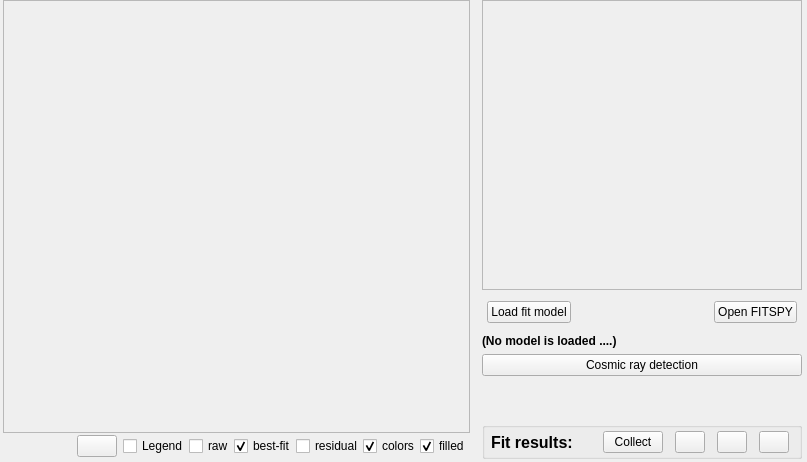
          <widget class="QFrame" name="upper_frame">
           <layout class="QHBoxLayout" name="horizontalLayout_27">
            <property name="leftMargin">
             <number>3</number>
            </property>
            <property name="topMargin">
             <number>0</number>
            </property>
            <property name="rightMargin">
             <number>3</number>
            </property>
            <property name="bottomMargin">
             <number>3</number>
            </property>
            <item>
             <layout class="QHBoxLayout" name="Upper_zone" stretch="75,0">
              <property name="spacing">
               <number>0</number>
              </property>
              <item>
               <layout class="QVBoxLayout" name="verticalLayout_26" stretch="75,25">
                <property name="leftMargin">
                 <number>0</number>
                </property>
                <property name="rightMargin">
                 <number>10</number>
                </property>
                <item>
                 <widget class="QFrame" name="spectre_view_frame_">
                  <property name="frameShape">
                   <enum>QFrame::StyledPanel</enum>
                  </property>
                  <property name="frameShadow">
                   <enum>QFrame::Raised</enum>
                  </property>
                  <layout class="QVBoxLayout" name="verticalLayout_16">
                   <property name="leftMargin">
                    <number>0</number>
                   </property>
                   <property name="topMargin">
                    <number>0</number>
                   </property>
                   <property name="rightMargin">
                    <number>0</number>
                   </property>
                   <property name="bottomMargin">
                    <number>0</number>
                   </property>
                   <item>
                    <layout class="QVBoxLayout" name="spectre_view_frame">
                     <property name="spacing">
                      <number>6</number>
                     </property>
                    </layout>
                   </item>
                  </layout>
                 </widget>
                </item>
                <item>
                 <layout class="QHBoxLayout" name="bottom_frame" stretch="50,25,0,2,0,0,0,0,0,0">
                  <property name="sizeConstraint">
                   <enum>QLayout::SetMaximumSize</enum>
                  </property>
                  <property name="leftMargin">
                   <number>0</number>
                  </property>
                  <property name="topMargin">
                   <number>2</number>
                  </property>
                  <property name="bottomMargin">
                   <number>2</number>
                  </property>
                  <item>
                   <layout class="QHBoxLayout" name="toolbar_frame"/>
                  </item>
                  <item>
                   <spacer name="horizontalSpacer_7">
                    <property name="orientation">
                     <enum>Qt::Horizontal</enum>
                    </property>
                    <property name="sizeHint" stdset="0">
                     <size>
                      <width>40</width>
                      <height>20</height>
                     </size>
                    </property>
                   </spacer>
                  </item>
                  <item>
                   <widget class="QPushButton" name="btn_copy_fig">
                    <property name="toolTip">
                     <string>Copy Figure to clipboard</string>
                    </property>
                    <property name="text">
                     <string/>
                    </property>
                    <property name="icon">
                     <iconset resource="resources_new.qrc">
                      <normaloff>:/icon/iconpack/copy.png</normaloff>:/icon/iconpack/copy.png</iconset>
                    </property>
                    <property name="iconSize">
                     <size>
                      <width>24</width>
                      <height>24</height>
                     </size>
                    </property>
                   </widget>
                  </item>
                  <item>
                   <spacer name="horizontalSpacer_8">
                    <property name="orientation">
                     <enum>Qt::Horizontal</enum>
                    </property>
                    <property name="sizeHint" stdset="0">
                     <size>
                      <width>40</width>
                      <height>20</height>
                     </size>
                    </property>
                   </spacer>
                  </item>
                  <item>
                   <widget class="QCheckBox" name="cb_legend">
                    <property name="enabled">
                     <bool>true</bool>
                    </property>
                    <property name="toolTip">
                     <string>To display or remove the legend of the plot</string>
                    </property>
                    <property name="text">
                     <string>Legend</string>
                    </property>
                    <property name="checked">
                     <bool>false</bool>
                    </property>
                   </widget>
                  </item>
                  <item>
                   <widget class="QCheckBox" name="cb_raw">
                    <property name="text">
                     <string>raw</string>
                    </property>
                    <property name="checked">
                     <bool>false</bool>
                    </property>
                   </widget>
                  </item>
                  <item>
                   <widget class="QCheckBox" name="cb_bestfit">
                    <property name="text">
                     <string>best-fit</string>
                    </property>
                    <property name="checked">
                     <bool>true</bool>
                    </property>
                   </widget>
                  </item>
                  <item>
                   <widget class="QCheckBox" name="cb_residual">
                    <property name="text">
                     <string>residual</string>
                    </property>
                    <property name="checked">
                     <bool>false</bool>
                    </property>
                   </widget>
                  </item>
                  <item>
                   <widget class="QCheckBox" name="cb_colors">
                    <property name="text">
                     <string>colors</string>
                    </property>
                    <property name="checked">
                     <bool>true</bool>
                    </property>
                   </widget>
                  </item>
                  <item>
                   <widget class="QCheckBox" name="cb_filled">
                    <property name="text">
                     <string>filled</string>
                    </property>
                    <property name="checked">
                     <bool>true</bool>
                    </property>
                   </widget>
                  </item>
                 </layout>
                </item>
               </layout>
              </item>
              <item>
               <widget class="QWidget" name="widget_7" native="true">
                <property name="sizePolicy">
                 <sizepolicy hsizetype="Fixed" vsizetype="Preferred">
                  <horstretch>0</horstretch>
                  <verstretch>0</verstretch>
                 </sizepolicy>
                </property>
                <property name="minimumSize">
                 <size>
                  <width>300</width>
                  <height>0</height>
                 </size>
                </property>
                <layout class="QVBoxLayout" name="verticalLayout_13">
                 <property name="leftMargin">
                  <number>2</number>
                 </property>
                 <property name="topMargin">
                  <number>0</number>
                 </property>
                 <property name="rightMargin">
                  <number>2</number>
                 </property>
                 <property name="bottomMargin">
                  <number>0</number>
                 </property>
                 <item>
                  <widget class="QFrame" name="wafer_plot">
                   <property name="sizePolicy">
                    <sizepolicy hsizetype="Fixed" vsizetype="Fixed">
                     <horstretch>0</horstretch>
                     <verstretch>0</verstretch>
                    </sizepolicy>
                   </property>
                   <property name="minimumSize">
                    <size>
                     <width>320</width>
                     <height>290</height>
                    </size>
                   </property>
                   <property name="maximumSize">
                    <size>
                     <width>320</width>
                     <height>290</height>
                    </size>
                   </property>
                   <property name="frameShape">
                    <enum>QFrame::StyledPanel</enum>
                   </property>
                   <property name="frameShadow">
                    <enum>QFrame::Raised</enum>
                   </property>
                   <layout class="QVBoxLayout" name="verticalLayout_7">
                    <property name="spacing">
                     <number>0</number>
                    </property>
                    <property name="leftMargin">
                     <number>5</number>
                    </property>
                    <property name="topMargin">
                     <number>5</number>
                    </property>
                    <property name="rightMargin">
                     <number>5</number>
                    </property>
                    <property name="bottomMargin">
                     <number>5</number>
                    </property>
                   </layout>
                  </widget>
                 </item>
                 <item>
                  <layout class="QHBoxLayout" name="horizontalLayout_52">
                   <property name="spacing">
                    <number>0</number>
                   </property>
                   <property name="leftMargin">
                    <number>5</number>
                   </property>
                   <property name="topMargin">
                    <number>5</number>
                   </property>
                   <property name="rightMargin">
                    <number>5</number>
                   </property>
                   <property name="bottomMargin">
                    <number>5</number>
                   </property>
                   <item>
                    <widget class="QPushButton" name="btn_load_model">
                     <property name="toolTip">
                      <string>Load a fit model to perform spectra fitting</string>
                     </property>
                     <property name="text">
                      <string>Load fit model</string>
                     </property>
                    </widget>
                   </item>
                   <item>
                    <spacer name="horizontalSpacer_6">
                     <property name="orientation">
                      <enum>Qt::Horizontal</enum>
                     </property>
                     <property name="sizeHint" stdset="0">
                      <size>
                       <width>40</width>
                       <height>20</height>
                      </size>
                     </property>
                    </spacer>
                   </item>
                   <item>
                    <widget class="QPushButton" name="btn_open_fitspy">
                     <property name="text">
                      <string>Open FITSPY</string>
                     </property>
                    </widget>
                   </item>
                  </layout>
                 </item>
                 <item>
                  <widget class="QLabel" name="lb_loaded_model">
                   <property name="maximumSize">
                    <size>
                     <width>280</width>
                     <height>16777215</height>
                    </size>
                   </property>
                   <property name="font">
                    <font>
                     <family>Arial</family>
                     <weight>75</weight>
                     <italic>false</italic>
                     <bold>true</bold>
                    </font>
                   </property>
                   <property name="text">
                    <string>(No model is loaded ....)</string>
                   </property>
                   <property name="wordWrap">
                    <bool>true</bool>
                   </property>
                   <property name="margin">
                    <number>0</number>
                   </property>
                   <property name="textInteractionFlags">
                    <set>Qt::TextSelectableByMouse</set>
                   </property>
                  </widget>
                 </item>
                 <item>
                  <widget class="QPushButton" name="btn_cosmis_ray">
                   <property name="text">
                    <string>Cosmic ray detection</string>
                   </property>
                  </widget>
                 </item>
                 <item>
                  <spacer name="spacer">
                   <property name="orientation">
                    <enum>Qt::Vertical</enum>
                   </property>
                   <property name="sizeHint" stdset="0">
                    <size>
                     <width>20</width>
                     <height>40</height>
                    </size>
                   </property>
                  </spacer>
                 </item>
                 <item>
                  <widget class="QGroupBox" name="groupBox_3">
                   <property name="title">
                    <string/>
                   </property>
                   <layout class="QHBoxLayout" name="horizontalLayout_36">
                    <property name="spacing">
                     <number>9</number>
                    </property>
                    <property name="leftMargin">
                     <number>3</number>
                    </property>
                    <property name="topMargin">
                     <number>3</number>
                    </property>
                    <property name="rightMargin">
                     <number>3</number>
                    </property>
                    <property name="bottomMargin">
                     <number>3</number>
                    </property>
                    <item>
                     <widget class="QLabel" name="label_38">
                      <property name="maximumSize">
                       <size>
                        <width>100</width>
                        <height>16777215</height>
                       </size>
                      </property>
                      <property name="font">
                       <font>
                        <pointsize>12</pointsize>
                        <weight>75</weight>
                        <bold>true</bold>
                       </font>
                      </property>
                      <property name="text">
                       <string>Fit results:</string>
                      </property>
                     </widget>
                    </item>
                    <item>
                     <widget class="QPushButton" name="btn_collect_results">
                      <property name="sizePolicy">
                       <sizepolicy hsizetype="Fixed" vsizetype="Fixed">
                        <horstretch>0</horstretch>
                        <verstretch>0</verstretch>
                       </sizepolicy>
                      </property>
                      <property name="minimumSize">
                       <size>
                        <width>60</width>
                        <height>22</height>
                       </size>
                      </property>
                      <property name="maximumSize">
                       <size>
                        <width>60</width>
                        <height>40</height>
                       </size>
                      </property>
                      <property name="toolTip">
                       <string>To gather all the best-fit results for visualization</string>
                      </property>
                      <property name="text">
                       <string>Collect</string>
                      </property>
                      <property name="iconSize">
                       <size>
                        <width>16</width>
                        <height>22</height>
                       </size>
                      </property>
                     </widget>
                    </item>
                    <item>
                     <widget class="QPushButton" name="btn_open_fit_results">
                      <property name="sizePolicy">
                       <sizepolicy hsizetype="Maximum" vsizetype="Fixed">
                        <horstretch>0</horstretch>
                        <verstretch>0</verstretch>
                       </sizepolicy>
                      </property>
                      <property name="maximumSize">
                       <size>
                        <width>30</width>
                        <height>16777215</height>
                       </size>
                      </property>
                      <property name="toolTip">
                       <string>Open fit results (format Excel)</string>
                      </property>
                      <property name="text">
                       <string/>
                      </property>
                      <property name="icon">
                       <iconset resource="resources_new.qrc">
                        <normaloff>:/icon/iconpack/icons8-documents-folder-96.png</normaloff>:/icon/iconpack/icons8-documents-folder-96.png</iconset>
                      </property>
                      <property name="iconSize">
                       <size>
                        <width>22</width>
                        <height>22</height>
                       </size>
                      </property>
                     </widget>
                    </item>
                    <item>
                     <widget class="QPushButton" name="btn_view_df_2">
                      <property name="sizePolicy">
                       <sizepolicy hsizetype="Fixed" vsizetype="Fixed">
                        <horstretch>0</horstretch>
                        <verstretch>0</verstretch>
                       </sizepolicy>
                      </property>
                      <property name="minimumSize">
                       <size>
                        <width>30</width>
                        <height>0</height>
                       </size>
                      </property>
                      <property name="maximumSize">
                       <size>
                        <width>30</width>
                        <height>16777215</height>
                       </size>
                      </property>
                      <property name="toolTip">
                       <string>View collected / current fit results</string>
                      </property>
                      <property name="text">
                       <string/>
                      </property>
                      <property name="icon">
                       <iconset resource="resources_new.qrc">
                        <normaloff>:/icon/iconpack/view.png</normaloff>:/icon/iconpack/view.png</iconset>
                      </property>
                      <property name="iconSize">
                       <size>
                        <width>22</width>
                        <height>22</height>
                       </size>
                      </property>
                     </widget>
                    </item>
                    <item>
                     <widget class="QPushButton" name="btn_save_fit_results">
                      <property name="sizePolicy">
                       <sizepolicy hsizetype="Fixed" vsizetype="Fixed">
                        <horstretch>0</horstretch>
                        <verstretch>0</verstretch>
                       </sizepolicy>
                      </property>
                      <property name="minimumSize">
                       <size>
                        <width>30</width>
                        <height>0</height>
                       </size>
                      </property>
                      <property name="maximumSize">
                       <size>
                        <width>30</width>
                        <height>16777215</height>
                       </size>
                      </property>
                      <property name="toolTip">
                       <string>Save all fit results in an Excel file</string>
                      </property>
                      <property name="text">
                       <string/>
                      </property>
                      <property name="icon">
                       <iconset resource="resources_new.qrc">
                        <normaloff>:/icon/iconpack/save.png</normaloff>:/icon/iconpack/save.png</iconset>
                      </property>
                      <property name="iconSize">
                       <size>
                        <width>22</width>
                        <height>22</height>
                       </size>
                      </property>
                     </widget>
                    </item>
                   </layout>
                  </widget>
                 </item>
                </layout>
               </widget>
              </item>
             </layout>
            </item>
           </layout>
          </widget>
